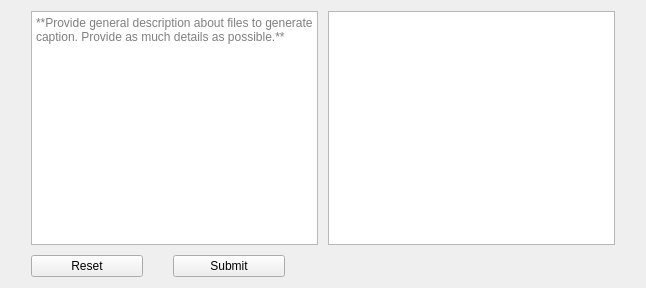
             <widget class="QWidget" name="aiScrollContents">
              <property name="geometry">
               <rect>
                <x>0</x>
                <y>0</y>
                <width>646</width>
                <height>288</height>
               </rect>
              </property>
              <layout class="QHBoxLayout" name="horizontalLayout_3">
               <item>
                <layout class="QVBoxLayout" name="aiVerticalLayout">
                 <property name="spacing">
                  <number>10</number>
                 </property>
                 <item>
                  <layout class="QHBoxLayout" name="aiHorizontalLayout1">
                   <property name="leftMargin">
                    <number>20</number>
                   </property>
                   <property name="rightMargin">
                    <number>20</number>
                   </property>
                   <item>
                    <widget class="QPlainTextEdit" name="aiInputBoxEdit">
                     <property name="styleSheet">
                      <string notr="true"/>
                     </property>
                     <property name="placeholderText">
                      <string>**Provide general description about files to generate caption. Provide as much details as possible.**</string>
                     </property>
                    </widget>
                   </item>
                   <item>
                    <widget class="QPlainTextEdit" name="aiOutputBox">
                     <property name="textInteractionFlags">
                      <set>Qt::TextInteractionFlag::TextSelectableByKeyboard|Qt::TextInteractionFlag::TextSelectableByMouse</set>
                     </property>
                    </widget>
                   </item>
                  </layout>
                 </item>
                 <item>
                  <layout class="QHBoxLayout" name="aiHorizontalLayout2">
                   <property name="leftMargin">
                    <number>20</number>
                   </property>
                   <property name="rightMargin">
                    <number>350</number>
                   </property>
                   <item>
                    <widget class="QPushButton" name="aiResetButton">
                     <property name="text">
                      <string>Reset</string>
                     </property>
                    </widget>
                   </item>
                   <item>
                    <spacer name="aiHSpacer2">
                     <property name="orientation">
                      <enum>Qt::Orientation::Horizontal</enum>
                     </property>
                     <property name="sizeType">
                      <enum>QSizePolicy::Policy::Fixed</enum>
                     </property>
                     <property name="sizeHint" stdset="0">
                      <size>
                       <width>20</width>
                       <height>20</height>
                      </size>
                     </property>
                    </spacer>
                   </item>
                   <item>
                    <widget class="QPushButton" name="aiSubmitButton">
                     <property name="text">
                      <string>Submit</string>
                     </property>
                    </widget>
                   </item>
                  </layout>
                 </item>
                </layout>
               </item>
              </layout>
             </widget>
